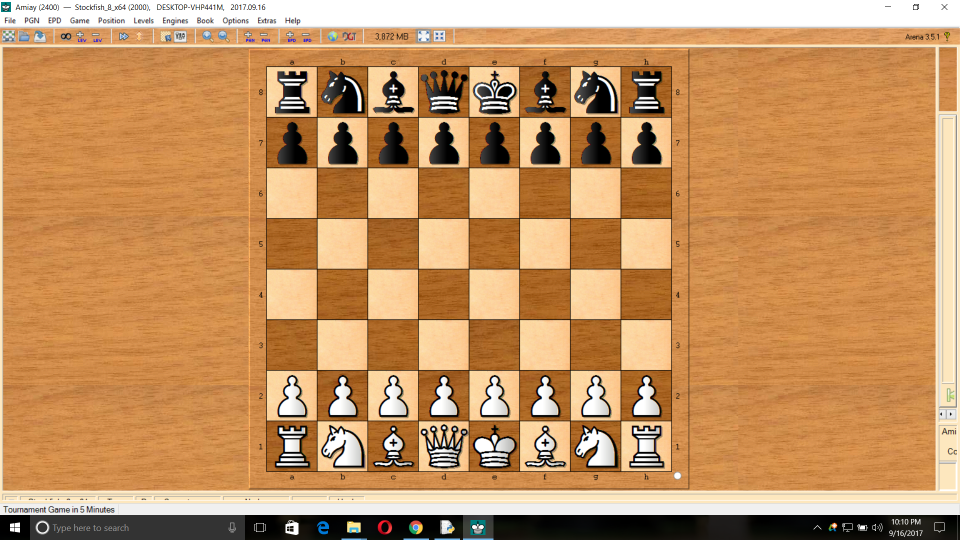
#> input picture test_images/imc1.png, 1920 x 1080 px (shown at 1/2 size)
$ python human_mv_detector.py
#> lines starting #> are read from the running program, lines starting #| are printed output that depends on the picture; after the words box and inside, x2 and y2 are one past the last pixel; in counts of white or black regions, pixels touching at a corner belong together
import cv2
import imutils

#cropping the board
img_loc="test_images/imc1.png"
img_loc2="test_images/imc2.png"

#load the positions
img=cv2.imread(img_loc) # just gives the 3-layered r,g,b matrix
#> img is the input picture: shape (1080, 1920, 3); mean B, G, R 97.1, 146.4, 195.9
nx_img=cv2.imread(img_loc2)
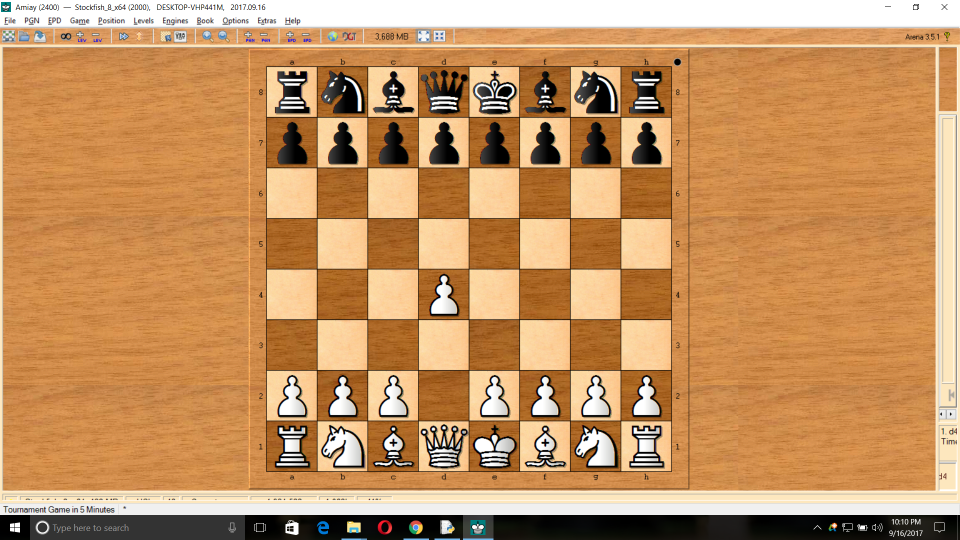
#> input picture test_images/imc2.png, 1920 x 1080 px (shown at 1/2 size)
#> nx_img is the input picture: shape (1080, 1920, 3); mean B, G, R 97.1, 146.4, 195.9
#print(img.shape)
#crop the board
img_crpd=img[133:945,534:1342]
img2_crpd=nx_img[133:945,534:1342]
#cv2.imwrite("cropped_board.png",img_crpd)
#simplify the image
	#---->first convert to grayscale
gray_img1=cv2.cvtColor(img_crpd,cv2.COLOR_BGR2GRAY)
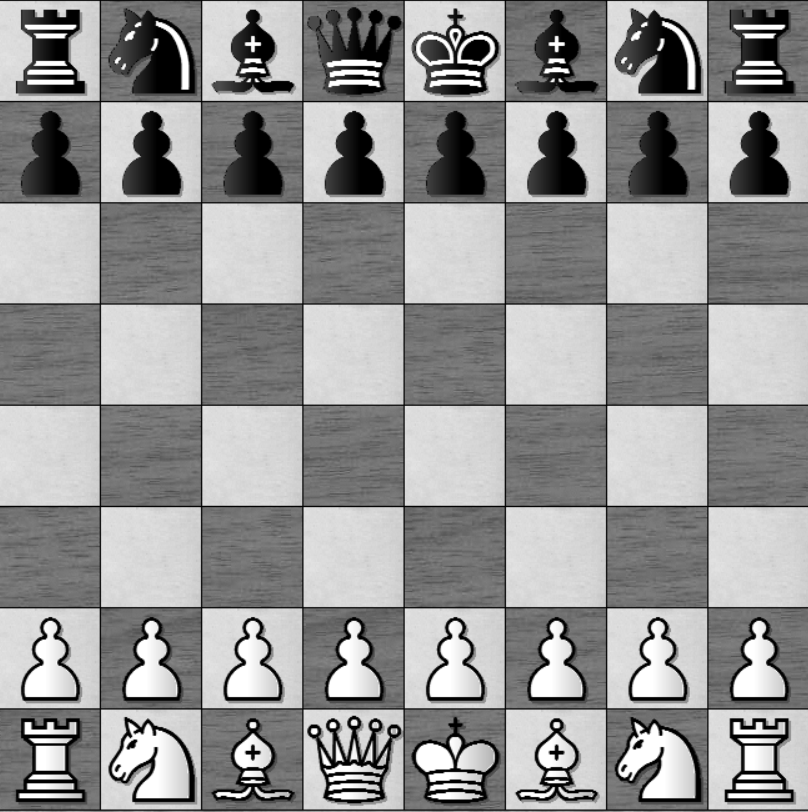
#> gray_img1: shape (812, 808); min 0, max 255, mean 147.6
gray_img2=cv2.cvtColor(img2_crpd,cv2.COLOR_BGR2GRAY)

diff_img_gray=abs(gray_img1-gray_img2)  #----- difference of grayscale images
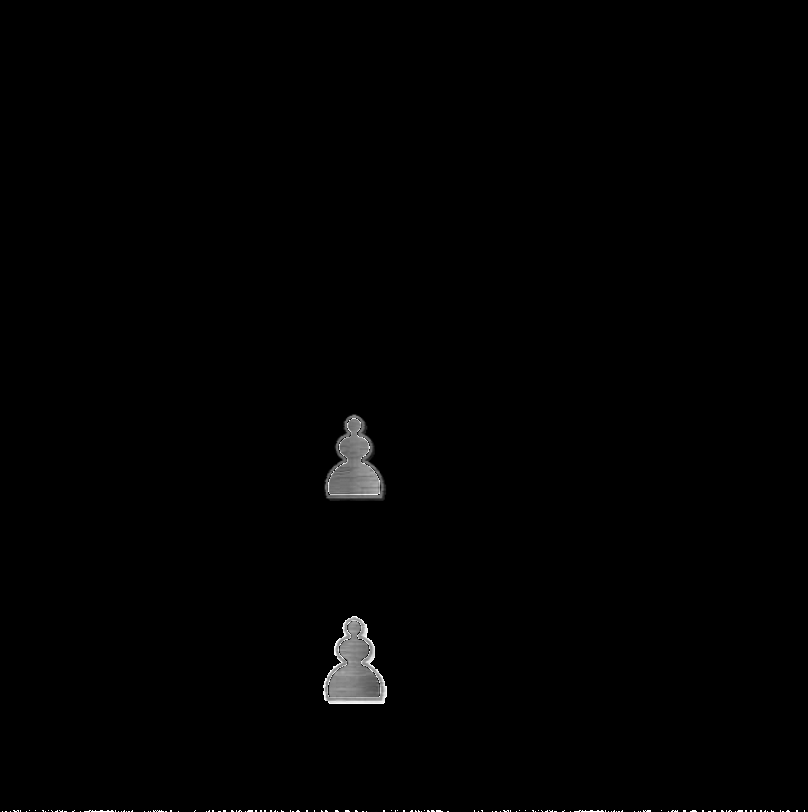
#> diff_img_gray: shape (812, 808); min 0, max 255, mean 1.6
#cv2.waitKey(0)

#----- it seems difference of grayscales is the best for my usage.
	#-----> so converting 'diff_gray' to binaries
easy_threshold=1
ret3,bin_from_gray=cv2.threshold(diff_img_gray,easy_threshold,255,cv2.THRESH_BINARY)
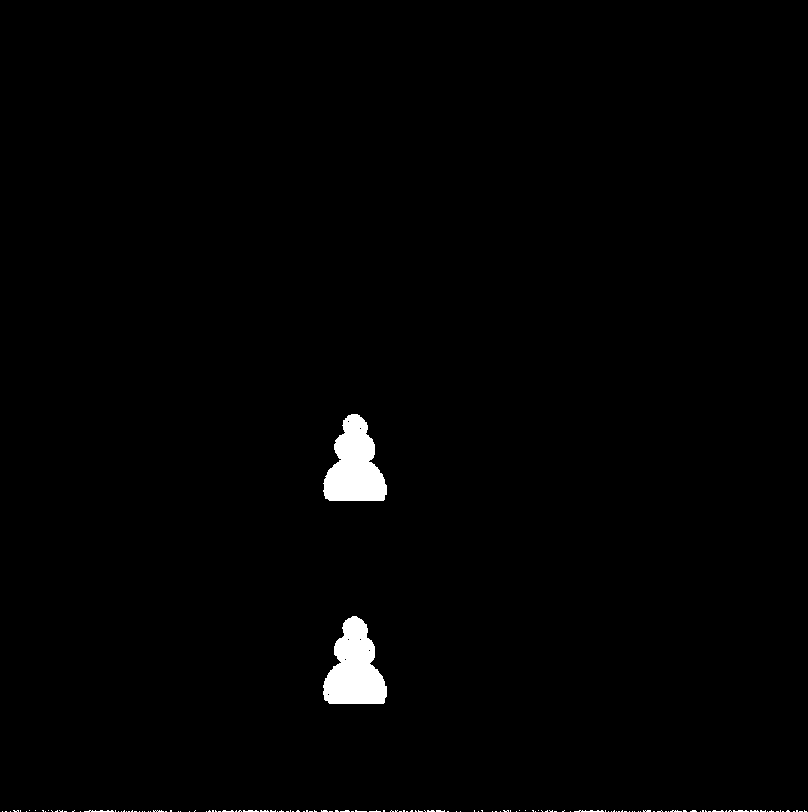
#> bin_from_gray: shape (812, 808); 1.2% white; 145 white regions (139 under 20 px), largest, box (x1, y1, x2, y2) and area: (323, 616, 387, 704) 3680, (323, 414, 387, 501) 3629, (84, 810, 114, 812) 40, (574, 810, 604, 812) 40, (243, 810, 259, 812) 25, (733, 810, 749, 812) 25
#> ret3 = 1
blr_bin=cv2.blur(bin_from_gray,(2,2))
ret4,clear_img=cv2.threshold(blr_bin,130,255,cv2.THRESH_BINARY)
#> clear_img: shape (812, 808); 1.1% white; 88 white regions (86 under 20 px), largest, box (x1, y1, x2, y2) and area: (324, 617, 387, 704) 3595, (324, 415, 387, 501) 3542

#print(bin_from_gray)
edges=cv2.Canny(clear_img,0,255) #-----> gives just the edges of the closed area
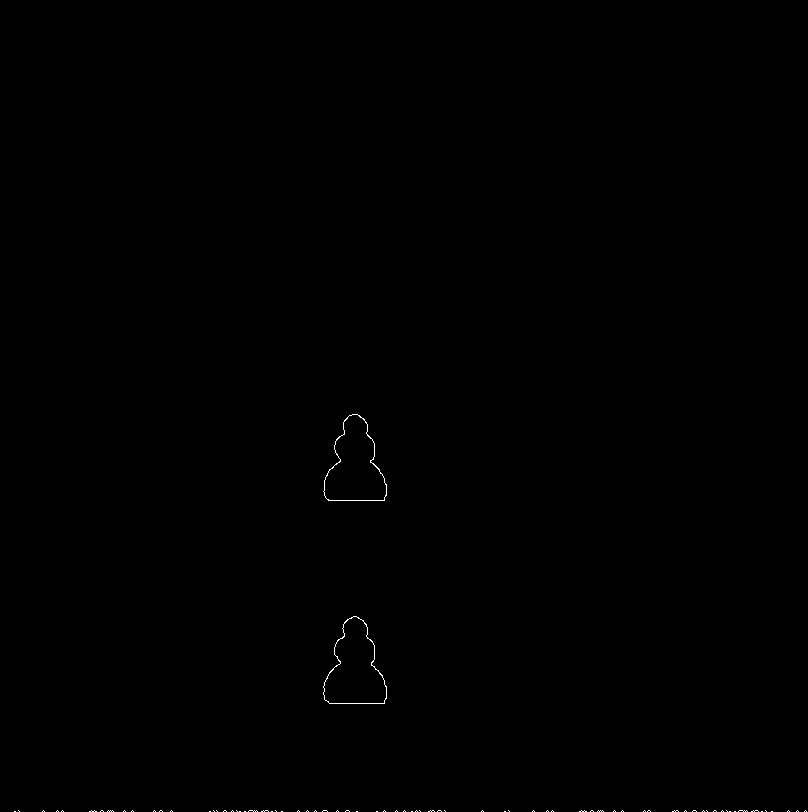
#> edges: shape (812, 808); 0.12% white in thin lines or dots, all inside (x1, y1, x2, y2) = (14, 414, 807, 812)
#print(clear_img)
#finding the centroid (could be done by writing definition.... but naah I am fine)
binary=clear_img
binary=binary[:-3,:]
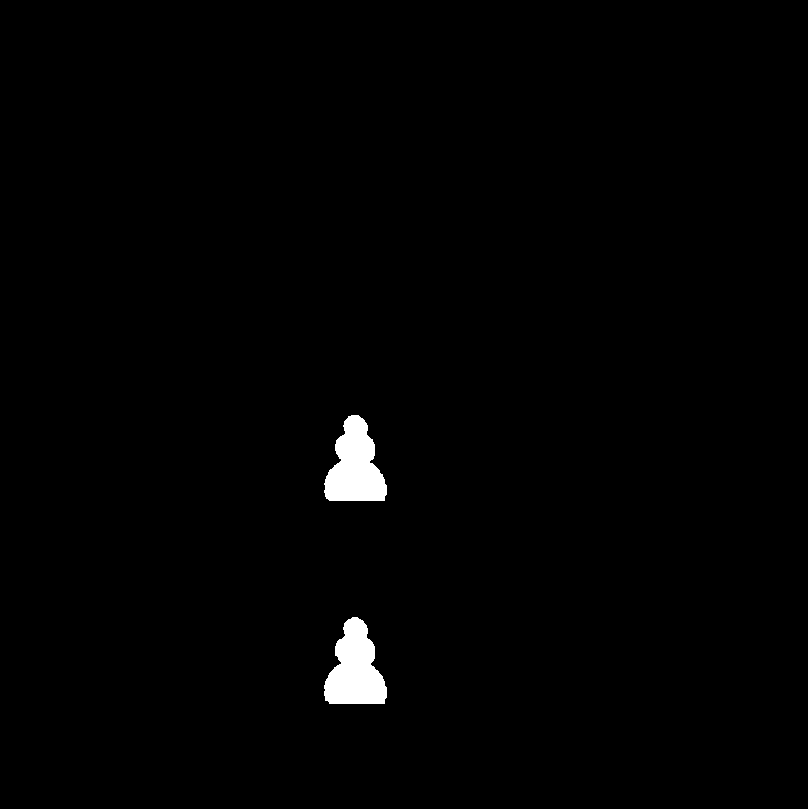
#> binary: shape (809, 808); 1.1% white; 2 white regions
#cv2.imshow("binary",binary)
#cv2.waitKey(0)
cv2.destroyAllWindows()
cnts=cv2.findContours(binary.copy(),cv2.RETR_EXTERNAL,cv2.CHAIN_APPROX_SIMPLE)
#> cnts = 2 contours; box (x1, y1, x2, y2) and area: (324, 617, 387, 704) 3470, (324, 415, 387, 501) 3418
cnts=imutils.grab_contours(cnts)
#print("the shape of cropped image is : ", binary.shape)
#print(cnts[0])
comX=[]
comY=[]
for c in cnts:
	M=cv2.moments(c) # M is just a dictionary
	cX=int(M["m10"]/M["m00"])
	cY=int(M["m01"]/M["m00"])
	comX.append(cX)
	comY.append(cY)
	cv2.drawContours(img_crpd,[c],-1,(0,255,0),2)
	cv2.circle(img_crpd, (cX, cY), 7, (0, 0, 255), -1)
	cv2.putText(img_crpd, "center", (cX - 20, cY - 20),cv2.FONT_HERSHEY_SIMPLEX, 0.5, (255,0,0), 2)
#> this loop made 2 passes
#> (cX, cY) on passes 1 to 2: (354, 669), (354, 466)
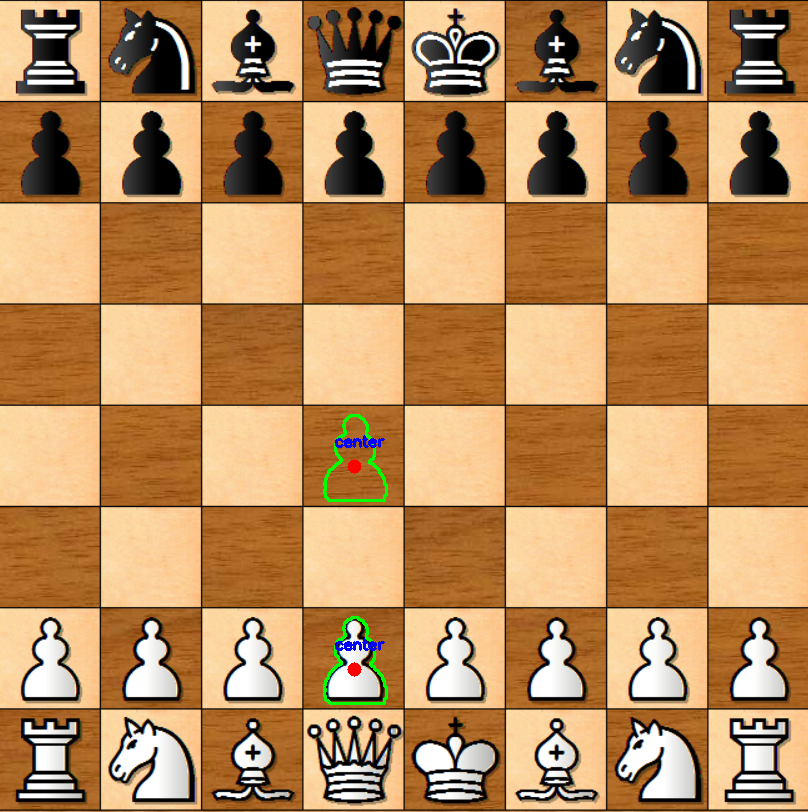
#> img_crpd: shape (812, 808, 3); mean B, G, R 92.1, 139.9, 183.9
#> after the loop, comX = [354, 354]; comY = [669, 466]

#===cv2.imshow("image",img_crpd)
#===cv2.waitKey(0)

#----- centroids detected

#----- detecting the move =====>
move=""
dict={0:'a',1:'b',2:"c",3:"d",4:"e",5:"f",6:"g",7:"h"}
for i in range(2):
	move+=dict[int(comX[i]/100)]
	move+=str(8-int(comY[i]/100))
#> this loop made 2 passes
print(move)
#| d2d4
